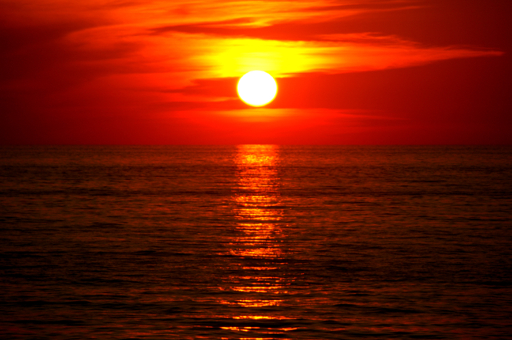
#> input picture datas/sunset2.jpg, 512 x 340 px
$ jupyter execute '87-图像特效-摩尔纹特效.ipynb'   (shell and % lines are left out)
#> lines starting #> are read from the running program, lines starting #| are printed output that depends on the picture
# 图像特效-摩尔纹特效

[cell 1]
from scipy import signal
import numpy as np
import cv2
import matplotlib.pyplot as plt
import math

[cell 2]
src = cv2.imread('../datas/sunset2.jpg')
#> src is the input picture: shape (340, 512, 3); mean B, G, R 2.5, 28.3, 117.1
gray = cv2.imread('../datas/sunset2.jpg',0)
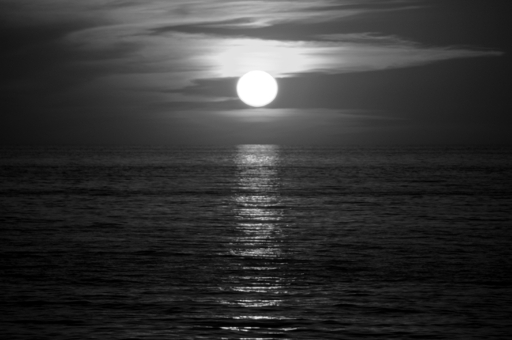
#> gray: shape (340, 512); min 0, max 255, mean 51.9
rgb = cv2.cvtColor(src,cv2.COLOR_BGR2RGB)

[cell 3]
def moire_fringe(src,degree):
#> called with degree = 60
    srcf = np.float32(src)
    if len(src.shape) < 3:
        srcf = cv2.cvtColor(src,cv2.COLOR_GRAY2RGB).astype(np.float32)
    dst = np.zeros_like(srcf)
    rows,cols = src.shape[0],src.shape[1]
#> rows = 340; cols = 512
    midX = cols // 2
#> midX = 256
    midY = rows // 2
#> midY = 170
    for y in range(rows):
        for x in range(cols):
            offsetY = y - midY
            offsetX = x - midX
            radian = math.atan2(offsetY,offsetX)
            radius = np.sqrt(offsetX ** 2 + offsetY ** 2)

            nx = int(radius * np.cos(radian + radius * degree))
            ny = int(radius * np.sin(radian + radius * degree))

            nx = max(0,min(cols-1,nx))
            ny = max(0,min(rows-1,ny))

            dst[y,x] = src[ny,nx]
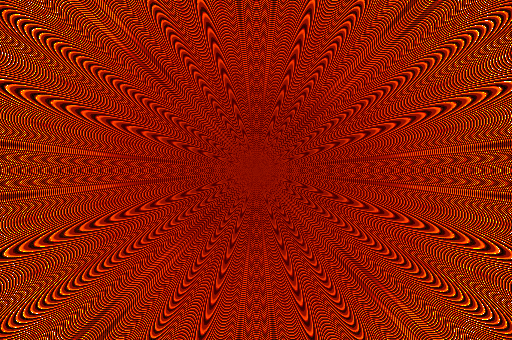
#> dst: shape (340, 512, 3) float32; mean R, G, B 142.1, 26.1, 1.2
    dst = 0.5 * srcf + 0.5 * dst
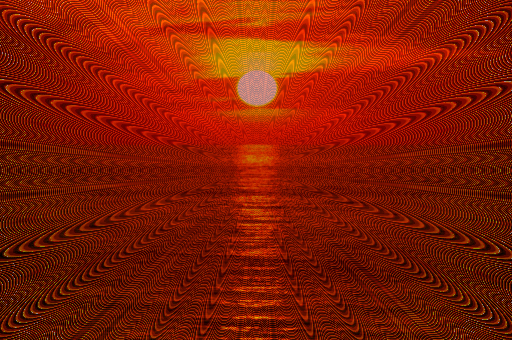
#> dst: shape (340, 512, 3) float32; mean R, G, B 129.6, 27.2, 1.8
    dst = np.clip(dst,0,255)
    return np.uint8(dst)
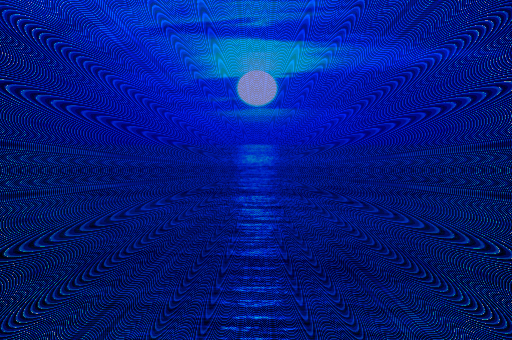
#> returned value: shape (340, 512, 3); mean of channels 0, 1, 2 129.4, 27, 1.6; drawn as B, G, R
